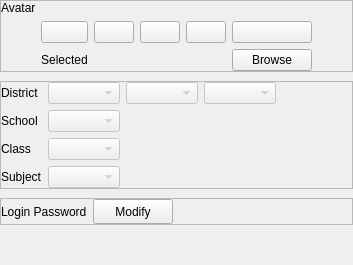
         <widget class="QWidget" name="page_2">
          <layout class="QVBoxLayout" name="verticalLayout_6">
           <property name="spacing">
            <number>9</number>
           </property>
           <property name="leftMargin">
            <number>0</number>
           </property>
           <property name="topMargin">
            <number>0</number>
           </property>
           <property name="rightMargin">
            <number>0</number>
           </property>
           <property name="bottomMargin">
            <number>0</number>
           </property>
           <item>
            <widget class="QFrame" name="frame_5">
             <property name="styleSheet">
              <string notr="true">token</string>
             </property>
             <property name="frameShape">
              <enum>QFrame::StyledPanel</enum>
             </property>
             <property name="frameShadow">
              <enum>QFrame::Raised</enum>
             </property>
             <layout class="QVBoxLayout" name="verticalLayout_11">
              <property name="leftMargin">
               <number>0</number>
              </property>
              <property name="topMargin">
               <number>0</number>
              </property>
              <property name="rightMargin">
               <number>0</number>
              </property>
              <property name="bottomMargin">
               <number>0</number>
              </property>
              <item>
               <widget class="QLabel" name="label_11">
                <property name="styleSheet">
                 <string notr="true">key</string>
                </property>
                <property name="text">
                 <string>Avatar</string>
                </property>
               </widget>
              </item>
              <item>
               <layout class="QHBoxLayout" name="horizontalLayout_12">
                <item>
                 <spacer name="horizontalSpacer_8">
                  <property name="orientation">
                   <enum>Qt::Horizontal</enum>
                  </property>
                  <property name="sizeHint" stdset="0">
                   <size>
                    <width>40</width>
                    <height>20</height>
                   </size>
                  </property>
                 </spacer>
                </item>
                <item>
                 <layout class="QVBoxLayout" name="verticalLayout_5">
                  <item>
                   <widget class="QPushButton" name="btnSelect1">
                    <property name="styleSheet">
                     <string notr="true">avatar</string>
                    </property>
                    <property name="text">
                     <string/>
                    </property>
                   </widget>
                  </item>
                  <item>
                   <widget class="QLabel" name="lblSel1">
                    <property name="styleSheet">
                     <string notr="true">indicator</string>
                    </property>
                    <property name="text">
                     <string>Selected</string>
                    </property>
                    <property name="alignment">
                     <set>Qt::AlignCenter</set>
                    </property>
                   </widget>
                  </item>
                 </layout>
                </item>
                <item>
                 <layout class="QVBoxLayout" name="verticalLayout_7">
                  <item>
                   <widget class="QPushButton" name="btnSelect2">
                    <property name="styleSheet">
                     <string notr="true">avatar</string>
                    </property>
                    <property name="text">
                     <string/>
                    </property>
                   </widget>
                  </item>
                  <item>
                   <widget class="QLabel" name="lblSel2">
                    <property name="styleSheet">
                     <string notr="true">indicator</string>
                    </property>
                    <property name="text">
                     <string/>
                    </property>
                   </widget>
                  </item>
                 </layout>
                </item>
                <item>
                 <layout class="QVBoxLayout" name="verticalLayout_8">
                  <item>
                   <widget class="QPushButton" name="btnSelect3">
                    <property name="styleSheet">
                     <string notr="true">avatar</string>
                    </property>
                    <property name="text">
                     <string/>
                    </property>
                   </widget>
                  </item>
                  <item>
                   <widget class="QLabel" name="lblSel3">
                    <property name="styleSheet">
                     <string notr="true">indicator</string>
                    </property>
                    <property name="text">
                     <string/>
                    </property>
                   </widget>
                  </item>
                 </layout>
                </item>
                <item>
                 <layout class="QVBoxLayout" name="verticalLayout_9">
                  <item>
                   <widget class="QPushButton" name="btnSelect4">
                    <property name="styleSheet">
                     <string notr="true">avatar</string>
                    </property>
                    <property name="text">
                     <string/>
                    </property>
                   </widget>
                  </item>
                  <item>
                   <widget class="QLabel" name="lblSel4">
                    <property name="styleSheet">
                     <string notr="true">indicator</string>
                    </property>
                    <property name="text">
                     <string/>
                    </property>
                   </widget>
                  </item>
                 </layout>
                </item>
                <item>
                 <layout class="QVBoxLayout" name="verticalLayout_10">
                  <item>
                   <widget class="QPushButton" name="btnSelect5">
                    <property name="styleSheet">
                     <string notr="true">avatar-custom</string>
                    </property>
                    <property name="text">
                     <string/>
                    </property>
                   </widget>
                  </item>
                  <item>
                   <widget class="QPushButton" name="btnBrowse">
                    <property name="styleSheet">
                     <string notr="true">link-avatarsugar</string>
                    </property>
                    <property name="text">
                     <string>Browse</string>
                    </property>
                   </widget>
                  </item>
                 </layout>
                </item>
                <item>
                 <spacer name="horizontalSpacer_9">
                  <property name="orientation">
                   <enum>Qt::Horizontal</enum>
                  </property>
                  <property name="sizeHint" stdset="0">
                   <size>
                    <width>40</width>
                    <height>20</height>
                   </size>
                  </property>
                 </spacer>
                </item>
               </layout>
              </item>
             </layout>
            </widget>
           </item>
           <item>
            <widget class="QFrame" name="frame_6">
             <property name="styleSheet">
              <string notr="true">token</string>
             </property>
             <property name="frameShape">
              <enum>QFrame::StyledPanel</enum>
             </property>
             <property name="frameShadow">
              <enum>QFrame::Raised</enum>
             </property>
             <layout class="QGridLayout" name="gridLayout_2">
              <property name="leftMargin">
               <number>0</number>
              </property>
              <property name="topMargin">
               <number>0</number>
              </property>
              <property name="rightMargin">
               <number>0</number>
              </property>
              <property name="bottomMargin">
               <number>0</number>
              </property>
              <property name="spacing">
               <number>6</number>
              </property>
              <item row="1" column="1">
               <layout class="QHBoxLayout" name="horizontalLayout_8">
                <item>
                 <widget class="QComboBox" name="cmbSchl">
                  <property name="enabled">
                   <bool>false</bool>
                  </property>
                  <property name="styleSheet">
                   <string notr="true">long</string>
                  </property>
                 </widget>
                </item>
                <item>
                 <spacer name="horizontalSpacer_5">
                  <property name="orientation">
                   <enum>Qt::Horizontal</enum>
                  </property>
                  <property name="sizeHint" stdset="0">
                   <size>
                    <width>40</width>
                    <height>20</height>
                   </size>
                  </property>
                 </spacer>
                </item>
               </layout>
              </item>
              <item row="2" column="0">
               <widget class="QLabel" name="label_14">
                <property name="styleSheet">
                 <string notr="true">key</string>
                </property>
                <property name="text">
                 <string>Class</string>
                </property>
               </widget>
              </item>
              <item row="3" column="1">
               <layout class="QHBoxLayout" name="horizontalLayout_10">
                <item>
                 <widget class="QComboBox" name="cmbSubject">
                  <property name="enabled">
                   <bool>false</bool>
                  </property>
                  <property name="styleSheet">
                   <string notr="true">long</string>
                  </property>
                 </widget>
                </item>
                <item>
                 <spacer name="horizontalSpacer_7">
                  <property name="orientation">
                   <enum>Qt::Horizontal</enum>
                  </property>
                  <property name="sizeHint" stdset="0">
                   <size>
                    <width>40</width>
                    <height>20</height>
                   </size>
                  </property>
                 </spacer>
                </item>
               </layout>
              </item>
              <item row="0" column="1">
               <layout class="QHBoxLayout" name="horizontalLayout_4">
                <item>
                 <widget class="QComboBox" name="cmbProvince">
                  <property name="enabled">
                   <bool>false</bool>
                  </property>
                 </widget>
                </item>
                <item>
                 <widget class="QComboBox" name="cmbCity">
                  <property name="enabled">
                   <bool>false</bool>
                  </property>
                 </widget>
                </item>
                <item>
                 <widget class="QComboBox" name="cmbDistrict">
                  <property name="enabled">
                   <bool>false</bool>
                  </property>
                 </widget>
                </item>
                <item>
                 <spacer name="horizontalSpacer_4">
                  <property name="orientation">
                   <enum>Qt::Horizontal</enum>
                  </property>
                  <property name="sizeHint" stdset="0">
                   <size>
                    <width>40</width>
                    <height>20</height>
                   </size>
                  </property>
                 </spacer>
                </item>
               </layout>
              </item>
              <item row="2" column="1">
               <layout class="QHBoxLayout" name="horizontalLayout_9">
                <item>
                 <widget class="QComboBox" name="cmbClass">
                  <property name="enabled">
                   <bool>false</bool>
                  </property>
                  <property name="styleSheet">
                   <string notr="true">long</string>
                  </property>
                 </widget>
                </item>
                <item>
                 <spacer name="horizontalSpacer_6">
                  <property name="orientation">
                   <enum>Qt::Horizontal</enum>
                  </property>
                  <property name="sizeHint" stdset="0">
                   <size>
                    <width>40</width>
                    <height>20</height>
                   </size>
                  </property>
                 </spacer>
                </item>
               </layout>
              </item>
              <item row="3" column="0">
               <widget class="QLabel" name="label_15">
                <property name="styleSheet">
                 <string notr="true">key</string>
                </property>
                <property name="text">
                 <string>Subject</string>
                </property>
               </widget>
              </item>
              <item row="0" column="0">
               <widget class="QLabel" name="label_12">
                <property name="styleSheet">
                 <string notr="true">key</string>
                </property>
                <property name="text">
                 <string>District</string>
                </property>
               </widget>
              </item>
              <item row="1" column="0">
               <widget class="QLabel" name="label_13">
                <property name="styleSheet">
                 <string notr="true">key</string>
                </property>
                <property name="text">
                 <string>School</string>
                </property>
               </widget>
              </item>
             </layout>
            </widget>
           </item>
           <item>
            <widget class="QFrame" name="frame_7">
             <property name="styleSheet">
              <string notr="true">token</string>
             </property>
             <property name="frameShape">
              <enum>QFrame::StyledPanel</enum>
             </property>
             <property name="frameShadow">
              <enum>QFrame::Raised</enum>
             </property>
             <layout class="QHBoxLayout" name="horizontalLayout_11">
              <property name="leftMargin">
               <number>0</number>
              </property>
              <property name="topMargin">
               <number>0</number>
              </property>
              <property name="rightMargin">
               <number>0</number>
              </property>
              <property name="bottomMargin">
               <number>0</number>
              </property>
              <item>
               <widget class="QLabel" name="label_10">
                <property name="styleSheet">
                 <string notr="true">key</string>
                </property>
                <property name="text">
                 <string>Login Password</string>
                </property>
               </widget>
              </item>
              <item>
               <widget class="QPushButton" name="pModifiedPasswordBtn">
                <property name="minimumSize">
                 <size>
                  <width>80</width>
                  <height>25</height>
                 </size>
                </property>
                <property name="maximumSize">
                 <size>
                  <width>80</width>
                  <height>25</height>
                 </size>
                </property>
                <property name="layoutDirection">
                 <enum>Qt::LeftToRight</enum>
                </property>
                <property name="styleSheet">
                 <string notr="true">link-passwordsugar</string>
                </property>
                <property name="text">
                 <string>Modify</string>
                </property>
                <property name="checkable">
                 <bool>false</bool>
                </property>
                <property name="checked">
                 <bool>false</bool>
                </property>
               </widget>
              </item>
              <item>
               <spacer name="horizontalSpacer_17">
                <property name="orientation">
                 <enum>Qt::Horizontal</enum>
                </property>
                <property name="sizeHint" stdset="0">
                 <size>
                  <width>40</width>
                  <height>20</height>
                 </size>
                </property>
               </spacer>
              </item>
             </layout>
            </widget>
           </item>
           <item>
            <spacer name="verticalSpacer_4">
             <property name="orientation">
              <enum>Qt::Vertical</enum>
             </property>
             <property name="sizeHint" stdset="0">
              <size>
               <width>20</width>
               <height>40</height>
              </size>
             </property>
            </spacer>
           </item>
          </layout>
         </widget>
